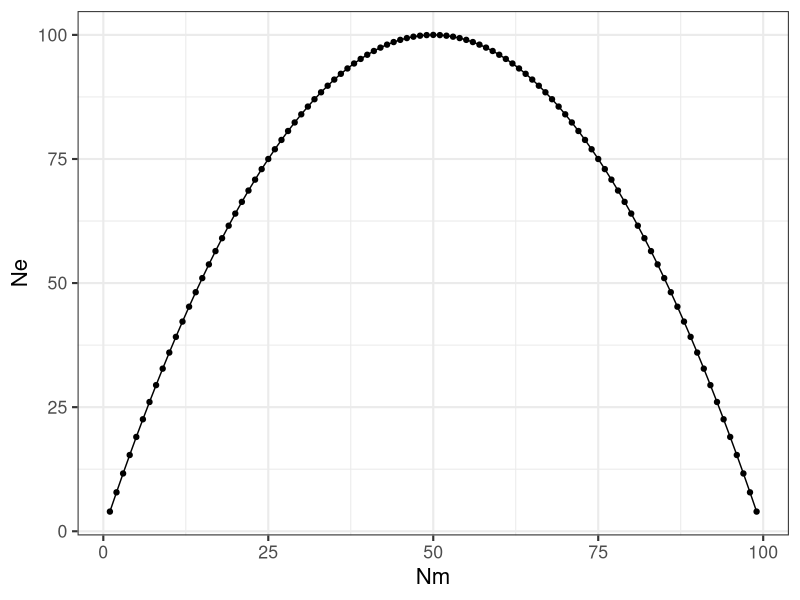
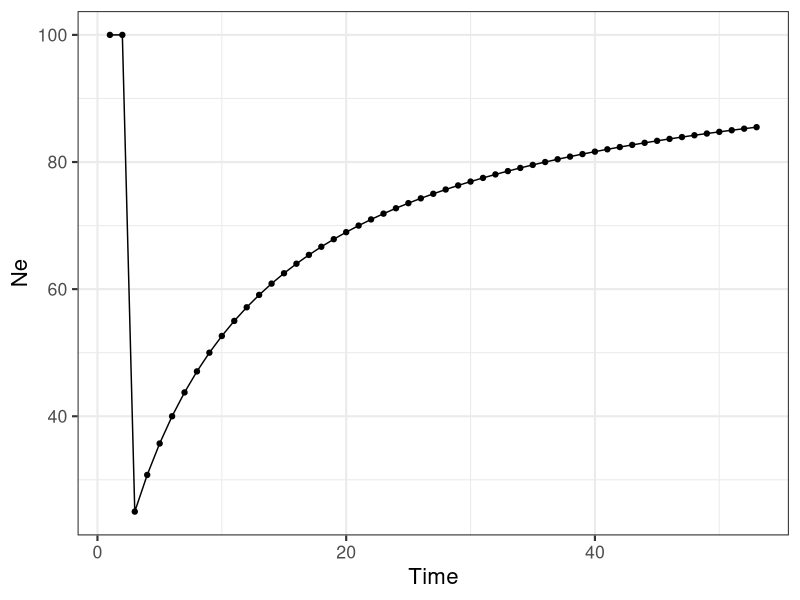

Generate these figures, in order, with R:
## ---- chunk 1
library(ggplot2)
N <- 100
Nm <- 1:99
Nf <- N - Nm
Ne <- (4*Nm*Nf)/(Nm + Nf)
df <- data.frame(Nm,Ne)
ggplot( df, aes(x=Nm,y=Ne)) + geom_line() + geom_point() + theme_bw(base_size=16)
## ---- chunk 2
N <- c(100,100,10,rep(100,50))
Ne <- 100
for( i in 2:length(N)) {
  Ne[i] <- 1 / ( 1/i * sum(1/N[1:i]) )
}
df <- data.frame(Time=1:length(Ne), Ne )
ggplot(df, aes(x=Time,y=Ne)) + geom_line() + geom_point() + theme_bw(base_size=16)
